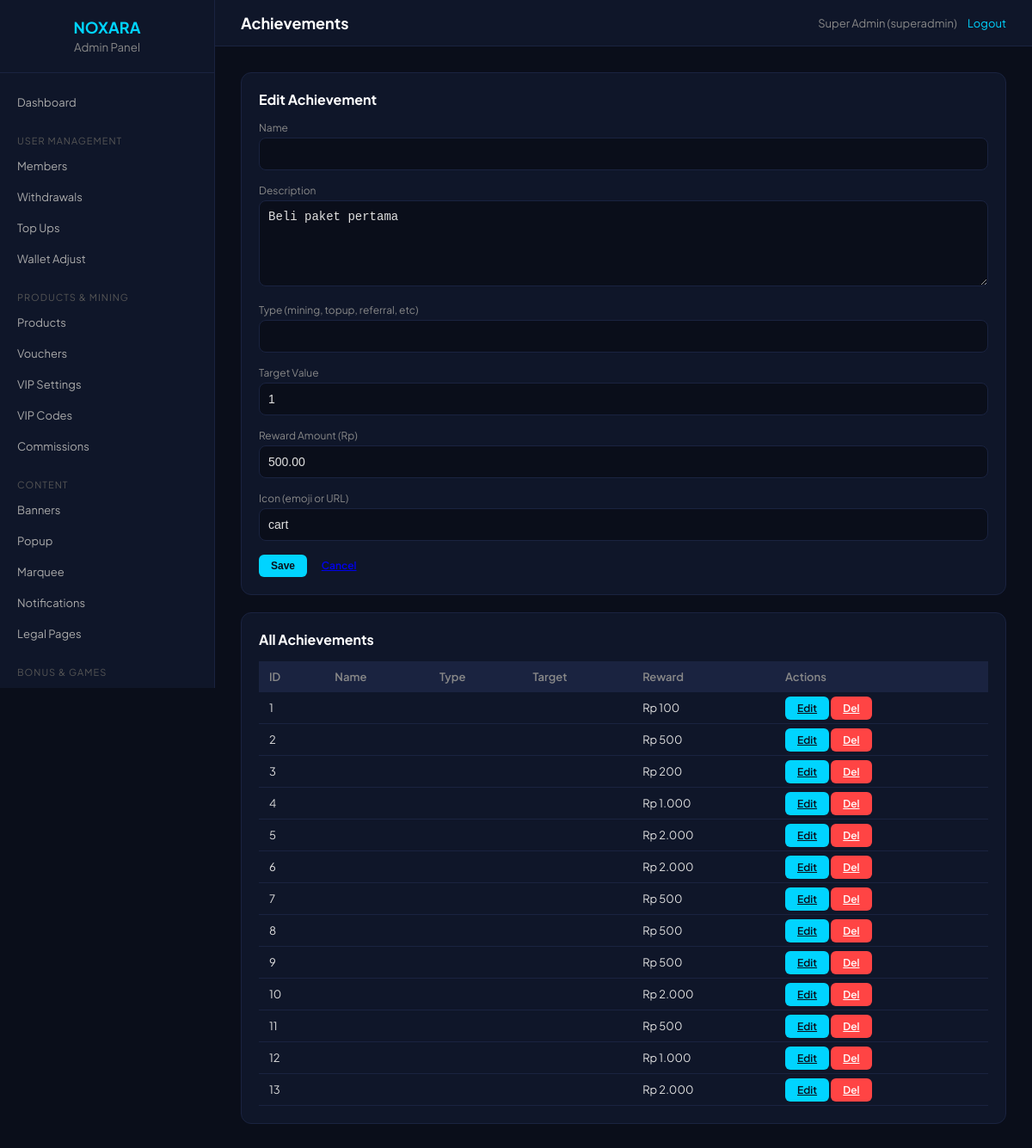
Screenshot of /admin/achievements.php?edit=2 (signed in) with the database file from the repository.
### tables this page shows
CREATE TABLE IF NOT EXISTS `achievements` (
  `id` INT UNSIGNED AUTO_INCREMENT PRIMARY KEY,
  `title` VARCHAR(100) NOT NULL,
  `description` VARCHAR(255) DEFAULT NULL,
  `achievement_key` VARCHAR(50) NOT NULL UNIQUE,
  `icon` VARCHAR(50) DEFAULT 'trophy',
  `reward_amount` DECIMAL(10,2) DEFAULT 0.00,
  `criteria_type` VARCHAR(50) NOT NULL,
  `criteria_value` INT UNSIGNED DEFAULT 1,
  `sort_order` INT DEFAULT 0,
  `is_active` TINYINT(1) DEFAULT 1
);

### config/database.php (called while the page is built, shortened)
<?php
class Database {
    private static ?mysqli $instance = null;
    public static function getInstance(): mysqli {
        if (self::$instance === null) {
            self::$instance = new mysqli(DB_HOST, DB_USER, DB_PASS, DB_NAME, DB_PORT);
            self::$instance->set_charset('utf8mb4');
            self::$instance->query("SET time_zone = '+07:00'");
        }
        return self::$instance;
    }
}
function db(): mysqli {
    return Database::getInstance();
}

### includes/functions.php (called while the page is built, shortened)
<?php
function format_rupiah(float $amount): string {
    return 'Rp ' . number_format($amount, 0, ',', '.');
}

### admin/achievements.php (the view, shortened to what this page needs)
<?php
$admin_page_title = 'Achievements';
$current_admin_page = 'achievements';
include __DIR__ . '/_admin_layout.php';
$edit = null;
if (isset($_GET['edit'])) {
    $stmt = db()->prepare("SELECT * FROM achievements WHERE id=?");
    $eid = (int)$_GET['edit'];
    $stmt->bind_param('i', $eid); $stmt->execute();
    $edit = $stmt->get_result()->fetch_assoc(); $stmt->close();
}
$achievements = db()->query("SELECT * FROM achievements ORDER BY id ASC")->fetch_all(MYSQLI_ASSOC);
?>
<div class="card">
    <h3><?= $edit ? 'Edit Achievement' : 'Add Achievement' ?></h3>
    <form method="post">
        <div class="form-group"><label>Name</label><input type="text" name="name" value="<?= htmlspecialchars($edit['name'] ?? '') ?>" required></div>
        <div class="form-group"><label>Description</label><textarea name="description"><?= htmlspecialchars($edit['description'] ?? '') ?></textarea></div>
        <div class="form-group"><label>Type (mining, topup, referral, etc)</label><input type="text" name="type" value="<?= htmlspecialchars($edit['type'] ?? '') ?>" required></div>
        <div class="form-group"><label>Target Value</label><input type="number" name="target" value="<?= $edit['target_value'] ?? 1 ?>"></div>
        <div class="form-group"><label>Reward Amount (Rp)</label><input type="number" name="reward" value="<?= $edit['reward_amount'] ?? 0 ?>"></div>
        <div class="form-group"><label>Icon (emoji or URL)</label><input type="text" name="icon" value="<?= htmlspecialchars($edit['icon'] ?? '') ?>"></div>
        <button type="submit" class="btn-admin primary">Save</button>
        <?php if ($edit): ?><a href="?." class="btn-admin">Cancel</a><?php endif; ?>
    </form>
</div>
<div class="card">
    <h3>All Achievements</h3>
    <table>
        <tr><th>ID</th><th>Name</th><th>Type</th><th>Target</th><th>Reward</th><th>Actions</th></tr>
        <?php foreach ($achievements as $a): ?>
        <tr>
            <td><?= $a['id'] ?></td>
            <td><?= htmlspecialchars($a['name']) ?></td>
            <td><?= $a['type'] ?></td>
            <td><?= $a['target_value'] ?></td>
            <td><?= format_rupiah($a['reward_amount']) ?></td>
            <td>
                <a href="?edit=<?= $a['id'] ?>" class="btn-admin primary">Edit</a>
                <a href="?delete=<?= $a['id'] ?>" class="btn-admin danger" onclick="return confirm('Delete?')">Del</a>
            </td>
        </tr>
        <?php endforeach; ?>
    </table>
</div>
    </div>
</div>
</body>
</html>

### admin/_admin_layout.php (shortened to what this page needs)
<?php
$stmt = db()->prepare("SELECT * FROM admin_users WHERE id = ? AND status = 'active'");
$stmt->bind_param('i', $_SESSION['admin_id']);
$stmt->execute();
$admin = $stmt->get_result()->fetch_assoc();
$admin_page_title = $admin_page_title ?? 'Admin Panel';
$current_admin_page = $current_admin_page ?? '';
?>
<!DOCTYPE html>
<html lang="id">
<head>
</head>
<body>
<aside class="admin-sidebar">
    <div class="logo">
        <h2>NOXARA</h2>
        <small>Admin Panel</small>
    </div>
    <nav class="admin-nav">
        <a href="<?= BASE_URL ?>/admin/index.php" class="<?= $current_admin_page === 'dashboard' ? 'active' : '' ?>">Dashboard</a>
        <div class="nav-section">User Management</div>
        <a href="<?= BASE_URL ?>/admin/members.php" class="<?= $current_admin_page === 'members' ? 'active' : '' ?>">Members</a>
        <a href="<?= BASE_URL ?>/admin/withdrawals.php" class="<?= $current_admin_page === 'withdrawals' ? 'active' : '' ?>">Withdrawals</a>
        <a href="<?= BASE_URL ?>/admin/topups.php" class="<?= $current_admin_page === 'topups' ? 'active' : '' ?>">Top Ups</a>
        <a href="<?= BASE_URL ?>/admin/wallet_adjustments.php">Wallet Adjust</a>
        <div class="nav-section">Products & Mining</div>
        <a href="<?= BASE_URL ?>/admin/products.php" class="<?= $current_admin_page === 'products' ? 'active' : '' ?>">Products</a>
        <a href="<?= BASE_URL ?>/admin/vouchers.php" class="<?= $current_admin_page === 'vouchers' ? 'active' : '' ?>">Vouchers</a>
        <a href="<?= BASE_URL ?>/admin/vip_settings.php">VIP Settings</a>
        <a href="<?= BASE_URL ?>/admin/vip_codes.php">VIP Codes</a>
        <a href="<?= BASE_URL ?>/admin/commission_settings.php">Commissions</a>
        <div class="nav-section">Content</div>
        <a href="<?= BASE_URL ?>/admin/banners.php">Banners</a>
        <a href="<?= BASE_URL ?>/admin/popup_settings.php">Popup</a>
        <a href="<?= BASE_URL ?>/admin/marquee_settings.php">Marquee</a>
        <a href="<?= BASE_URL ?>/admin/notifications.php">Notifications</a>
        <a href="<?= BASE_URL ?>/admin/legal_pages.php">Legal Pages</a>
        <div class="nav-section">Bonus & Games</div>
        <a href="<?= BASE_URL ?>/admin/daily_bonus_settings.php">Daily Check-in</a>
    </nav>
</aside>
<div class="admin-main">
    <header class="admin-topbar">
        <h1><?= htmlspecialchars($admin_page_title) ?></h1>
        <div class="admin-user">
            <?= htmlspecialchars($admin['full_name']) ?> (<?= $admin['role'] ?>)
            <a href="<?= BASE_URL ?>/admin/logout.php">Logout</a>
        </div>
    </header>
    <div class="admin-content">

### admin/_admin_layout.php (style rules this page uses)
* { margin:0; padding:0; box-sizing:border-box; }
body { font-family:'Plus Jakarta Sans',sans-serif; background:#0A0E1A; color:#e0e0e0; min-height:100vh; display:flex; }
.admin-sidebar { width:250px; background:#0F1629; border-right:1px solid #1a2340; height:100vh; position:fixed; overflow-y:auto; padding:20px 0; }
.admin-sidebar .logo { text-align:center; padding:0 20px 20px; border-bottom:1px solid #1a2340; margin-bottom:16px; }
.admin-sidebar .logo h2 { color:#00D4FF; font-size:18px; }
.admin-sidebar .logo small { color:#888; }
.admin-nav a { display:flex; align-items:center; padding:10px 20px; color:#aaa; text-decoration:none; font-size:13px; transition:all .2s; }
.admin-nav .nav-section { padding:10px 20px 5px; font-size:11px; text-transform:uppercase; color:#555; letter-spacing:1px; margin-top:10px; }
.admin-main { margin-left:250px; flex:1; min-height:100vh; }
.admin-topbar { background:#0F1629; border-bottom:1px solid #1a2340; padding:15px 30px; display:flex; justify-content:space-between; align-items:center; position:sticky; top:0; z-index:100; }
.admin-topbar h1 { font-size:18px; color:#fff; }
.admin-topbar .admin-user { color:#888; font-size:13px; }
.admin-topbar .admin-user a { color:#00D4FF; text-decoration:none; margin-left:10px; }
.admin-content { padding:30px; }
.card { background:#0F1629; border:1px solid #1a2340; border-radius:12px; padding:20px; margin-bottom:20px; }
.card h3 { color:#fff; margin-bottom:15px; font-size:16px; }
table { width:100%; border-collapse:collapse; font-size:13px; }
table th { background:#1a2340; padding:10px 12px; text-align:left; color:#888; font-weight:600; }
table td { padding:10px 12px; border-bottom:1px solid #1a2340; }
.btn-admin { padding:6px 14px; border-radius:6px; border:none; cursor:pointer; font-size:12px; font-weight:600; }
.btn-admin.primary { background:#00D4FF; color:#0A0E1A; }
.btn-admin.danger { background:#ff4444; color:#fff; }
.form-group { margin-bottom:16px; }
.form-group label { display:block; font-size:12px; color:#888; margin-bottom:4px; }
.form-group input, .form-group select, .form-group textarea { width:100%; padding:10px; background:#0A0E1A; border:1px solid #1a2340; border-radius:8px; color:#e0e0e0; font-size:14px; }
.form-group textarea { min-height:100px; resize:vertical; }

### rows the page displays
achievements: description "Beli paket pertama", reward "500.00", icon "cart", id "2", reward_amount "Rp 500"
achievements: id "1", reward_amount "Rp 100"
achievements: id "3", reward_amount "Rp 200"
achievements: id "4", reward_amount "Rp 1.000"
achievements: id "5", reward_amount "Rp 2.000"
achievements: id "6", reward_amount "Rp 2.000"
achievements: id "7", reward_amount "Rp 500"
achievements: id "8", reward_amount "Rp 500"
achievements: id "9", reward_amount "Rp 500"
achievements: id "10", reward_amount "Rp 2.000"
achievements: id "11", reward_amount "Rp 500"
achievements: id "12", reward_amount "Rp 1.000"
achievements: id "13", reward_amount "Rp 2.000"

### other values shown
$admin_page_title "Achievements"
$admin['full_name'] "Super Admin"
$admin['role'] "superadmin"
